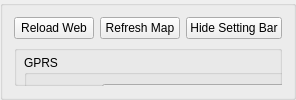
             <widget class="QGroupBox" name="groupBox_36">
              <layout class="QVBoxLayout" name="verticalLayout_58">
               <item>
                <layout class="QHBoxLayout" name="horizontalLayout_158">
                 <item>
                  <widget class="QPushButton" name="btn_webLoad">
                   <property name="text">
                    <string>Reload Web</string>
                   </property>
                  </widget>
                 </item>
                 <item>
                  <widget class="QPushButton" name="btn_webRefresh">
                   <property name="text">
                    <string>Refresh Map</string>
                   </property>
                  </widget>
                 </item>
                 <item>
                  <widget class="QPushButton" name="btn_webTool">
                   <property name="text">
                    <string>Hide Setting Bar</string>
                   </property>
                   <property name="checkable">
                    <bool>true</bool>
                   </property>
                  </widget>
                 </item>
                </layout>
               </item>
               <item>
                <widget class="QGroupBox" name="groupBox_web">
                 <property name="sizePolicy">
                  <sizepolicy hsizetype="Preferred" vsizetype="Expanding">
                   <horstretch>0</horstretch>
                   <verstretch>0</verstretch>
                  </sizepolicy>
                 </property>
                 <widget class="QGroupBox" name="formGroupBox">
                  <property name="geometry">
                   <rect>
                    <x>10</x>
                    <y>10</y>
                    <width>281</width>
                    <height>241</height>
                   </rect>
                  </property>
                  <property name="title">
                   <string>GPRS</string>
                  </property>
                  <layout class="QFormLayout" name="formLayout">
                   <item row="0" column="0" colspan="2">
                    <layout class="QHBoxLayout" name="horizontalLayout_45" stretch="2,3">
                     <item>
                      <widget class="QLabel" name="label_4">
                       <property name="maximumSize">
                        <size>
                         <width>60</width>
                         <height>29</height>
                        </size>
                       </property>
                       <property name="text">
                        <string> Baudrate</string>
                       </property>
                      </widget>
                     </item>
                     <item>
                      <widget class="QLineEdit" name="lineEdit_GPRSportBaudrate">
                       <property name="sizePolicy">
                        <sizepolicy hsizetype="Expanding" vsizetype="Fixed">
                         <horstretch>0</horstretch>
                         <verstretch>0</verstretch>
                        </sizepolicy>
                       </property>
                       <property name="text">
                        <string>9600</string>
                       </property>
                      </widget>
                     </item>
                    </layout>
                   </item>
                   <item row="1" column="0" colspan="2">
                    <layout class="QHBoxLayout" name="horizontalLayout_60" stretch="2,3">
                     <item>
                      <widget class="QPushButton" name="btn_GPRSportOpen">
                       <property name="enabled">
                        <bool>true</bool>
                       </property>
                       <property name="text">
                        <string>open</string>
                       </property>
                      </widget>
                     </item>
                     <item>
                      <widget class="QLineEdit" name="lineEdit_GPRSres"/>
                     </item>
                    </layout>
                   </item>
                   <item row="4" column="0">
                    <widget class="QTextBrowser" name="tb_GPRSDisplay">
                     <property name="sizePolicy">
                      <sizepolicy hsizetype="Preferred" vsizetype="Preferred">
                       <horstretch>0</horstretch>
                       <verstretch>0</verstretch>
                      </sizepolicy>
                     </property>
                    </widget>
                   </item>
                   <item row="2" column="0" colspan="2">
                    <layout class="QHBoxLayout" name="horizontalLayout_127" stretch="0,0,0">
                     <item>
                      <widget class="QPushButton" name="btn_GPRSportSend">
                       <property name="enabled">
                        <bool>true</bool>
                       </property>
                       <property name="text">
                        <string>send</string>
                       </property>
                      </widget>
                     </item>
                     <item>
                      <widget class="QPushButton" name="btn_GPRSportRead">
                       <property name="text">
                        <string>read</string>
                       </property>
                      </widget>
                     </item>
                     <item>
                      <widget class="QPushButton" name="btn_GPRSportClear">
                       <property name="text">
                        <string>clean</string>
                       </property>
                      </widget>
                     </item>
                    </layout>
                   </item>
                   <item row="3" column="0" colspan="2">
                    <widget class="QLineEdit" name="lineEdit_GPRSsend"/>
                   </item>
                  </layout>
                 </widget>
                 <widget class="QGroupBox" name="formGroupBox_2">
                  <property name="geometry">
                   <rect>
                    <x>310</x>
                    <y>10</y>
                    <width>197</width>
                    <height>139</height>
                   </rect>
                  </property>
                  <property name="title">
                   <string>Guidance</string>
                  </property>
                  <layout class="QVBoxLayout" name="verticalLayout_8">
                   <item>
                    <layout class="QHBoxLayout" name="horizontalLayout_61" stretch="0,3">
                     <item>
                      <widget class="QLabel" name="label_79">
                       <property name="maximumSize">
                        <size>
                         <width>60</width>
                         <height>29</height>
                        </size>
                       </property>
                       <property name="text">
                        <string>Front </string>
                       </property>
                      </widget>
                     </item>
                     <item>
                      <widget class="QLineEdit" name="lineEdit_Gui_Front">
                       <property name="sizePolicy">
                        <sizepolicy hsizetype="Expanding" vsizetype="Fixed">
                         <horstretch>0</horstretch>
                         <verstretch>0</verstretch>
                        </sizepolicy>
                       </property>
                       <property name="text">
                        <string/>
                       </property>
                      </widget>
                     </item>
                    </layout>
                   </item>
                   <item>
                    <layout class="QHBoxLayout" name="horizontalLayout_133" stretch="0,3">
                     <item>
                      <widget class="QLabel" name="label_80">
                       <property name="maximumSize">
                        <size>
                         <width>60</width>
                         <height>29</height>
                        </size>
                       </property>
                       <property name="text">
                        <string>Bottom</string>
                       </property>
                      </widget>
                     </item>
                     <item>
                      <widget class="QLineEdit" name="lineEdit_Gui_Bottom"/>
                     </item>
                    </layout>
                   </item>
                   <item>
                    <widget class="QPushButton" name="btn_Gui_start_stop">
                     <property name="text">
                      <string>stopped</string>
                     </property>
                    </widget>
                   </item>
                  </layout>
                 </widget>
                </widget>
               </item>
              </layout>
             </widget>
